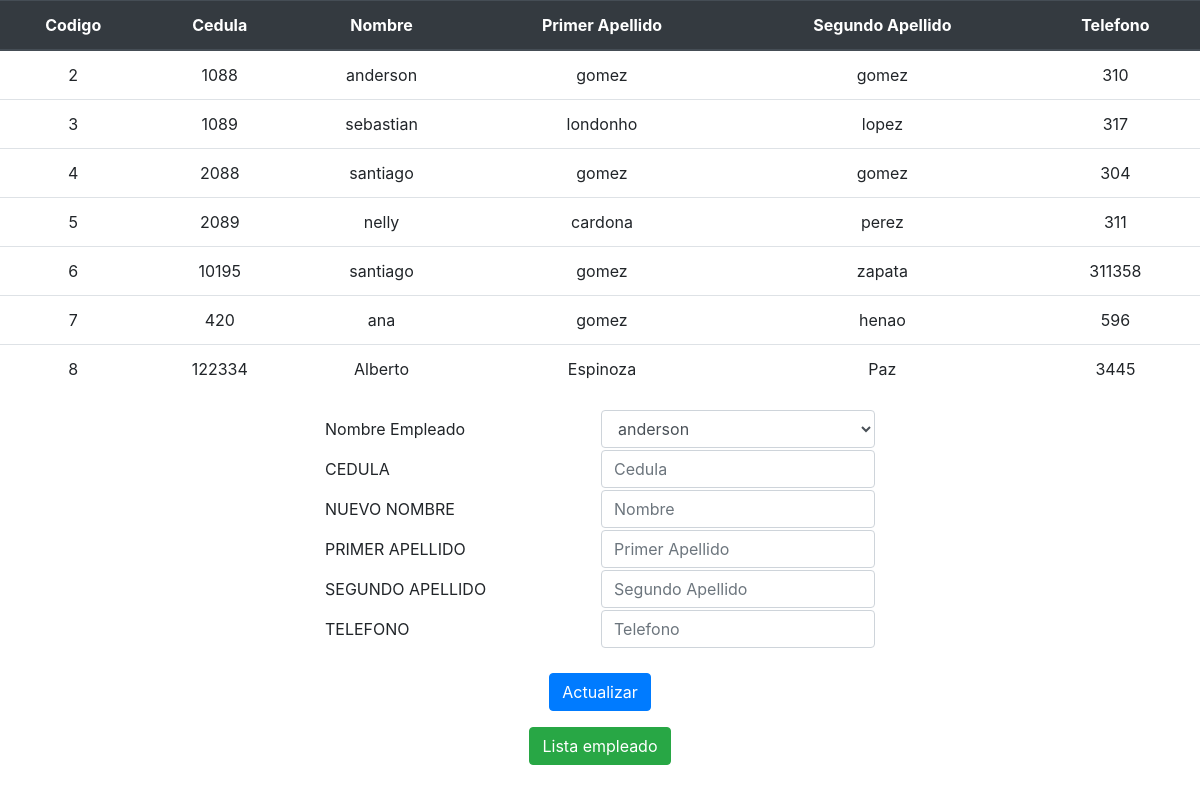
Screenshot of /Actualizar/actualizar_empleado.php with the database file from the repository.
### tables this page shows
CREATE TABLE IF NOT EXISTS `empleado` (
  `codigo_empleado` int(11) NOT NULL AUTO_INCREMENT,
  `cedula` int(11) NOT NULL,
  `nombre` varchar(25) NOT NULL,
  `apellido1` varchar(25) NOT NULL,
  `apellido2` varchar(25) NOT NULL,
  `telefono` int(11) NOT NULL,
  `eliminar` int(11) NOT NULL,
  PRIMARY KEY (`codigo_empleado`)
);

### Actualizar/actualizar_empleado.php (the view, shortened to what this page needs)
<!DOCTYPE html>
<html>
<head>
                <link rel="stylesheet" href="../css/bootstrap.min.css">
</head>
<body>
	<?php
	if (isset($_POST['submit']))
	{
		$codigo_empleado=$_POST['codigo_empleado'];
		$cedula=$_POST["cedula"];
		$nombre=$_POST["nombre"];
		$apellido1=$_POST["apellido1"];
		$apellido2=$_POST["apellido2"];
		$telefono=$_POST["telefono"];
		$error=false;
		if (empty($codigo_empleado)) {
			echo "<center><p>codigo_empleado vacio ó no valido.</p></center>";
			$error=true;
		}
		if (empty($cedula) || !is_numeric($cedula) || $cedula<0) {
			echo "<center><p>Cedula vacio ó no valido.</p></center>";
			$error=true;
		}
		if (empty($nombre) || is_numeric($nombre)) {
			echo "<center><p>Nombre vacio ó no valido</p></center>";
			$error=true;
		}
		if (empty($apellido1) || is_numeric($apellido1)) {
			echo "<center><p>Apellido vacio ó no valido</p></center>";
			$error=true;
		}
		if (empty($apellido2) || is_numeric($apellido2)) {
			echo "<center><p>Apellido vacio ó no valido</p></center>";
			$error=true;
		}
		if (empty($telefono) || !is_numeric($telefono) || $telefono<0) {
			echo "<center><p>Telefono vacio ó no valido</p></center>";
			$error=true;
		}
		if ($error)
		{
                    ?>
                        <center><td><input type="button" name="volver" value="Volver" class="btn btn-primary" onclick="window.location.href='actualizar_empleado.php'"></td></center>
                    <?php
		}else
		{
			require('../conexion.php');
			$sql="UPDATE empleado SET cedula=$cedula, nombre='$nombre', apellido1='$apellido1',apellido2='$apellido2',telefono=$telefono WHERE codigo_empleado=$codigo_empleado ";
			if ($link->query($sql) === TRUE) {
			    echo "<center><p>Registro actualizado satisfactoriamente</p></center>";
                            ?>
                            <center><td><input type="button" name="volver" value="Actualice un nuevo empleado" class="btn btn-primary" onclick="window.location.href='actualizar_empleado.php'"></td></center>
                            <center><td><input type="button" name="volver" value="Lista empleado" class="btn btn-primary" onclick="window.location.href='../Lista/lista_empleado.php'"></td></center>
                            <?php
			} else {
			    echo "Error: " . $sql . "<br>" . $link->error;
			}
		}
	}
	else
	{
	?>
	<table align="center" class="table">
                        <thead class="thead-dark">
                            <tr>
                                <th class="thead-dark" scope="col"><center>Codigo</center></th>
                                <th class="thead-dark" scope="col"><center>Cedula</center></th>
                                <th class="thead-dark" scope="col"><center>Nombre</center></th>
                                <th class="thead-dark" scope="col"><center>Primer Apellido</center></th>
                                <th class="thead-dark" scope="col"><center>Segundo Apellido</center></th>
                                <th class="thead-dark" scope="col"><center>Telefono</center></th>
                            </tr>
                            </thead>
					<?php
						require('../conexion.php');
						$query="SELECT * FROM empleado WHERE eliminar = 0 ORDER BY codigo_empleado";
						$resultado=mysqli_query($link,$query);
						while ($extraido= mysqli_fetch_array($resultado)) {
							echo "<tr align='center'><td>".$extraido['codigo_empleado']."</td>";
							echo "<td>".$extraido['cedula']."</td>";
							echo "<td>".$extraido['nombre']."</td>";
							echo "<td>".$extraido['apellido1']."</td>";
							echo "<td>".$extraido['apellido2']."</td>";
							echo "<td>".$extraido['telefono']."</td></tr>";
						}
					?>
            </table>
	<form method="post" action="actualizar_empleado.php">
            <center>
                <table>
                    <tr>
                        <td>Nombre Empleado </td>
                        <td>
			<select class="form-control" name="codigo_empleado">
			<?php
				require ('../conexion.php');
				$query= "SELECT * FROM empleado WHERE eliminar = 0 ORDER BY codigo_empleado";
				$resultado= mysqli_query($link,$query);
				while($extraido= mysqli_fetch_array($resultado))
				{
					echo "<option value='$extraido[codigo_empleado]'>$extraido[nombre]</option>";
				}
			?>
			</select>
                        </td>
                        </tr>
                   <tr>
                    <div  class="form-group">
                        <td width="50%">CEDULA</td>
                        <td width="50%"><input min="0" type="number" name="cedula" class="form-control" placeholder="Cedula"></td>
                    </div>
                    </tr>
                    <tr>
                    <div  class="form-group">
                        <td width="50%">NUEVO NOMBRE</td>
                        <td width="50%"><input type="name" name="nombre" class="form-control" placeholder="Nombre"></td>
                    </div>
                    </tr>
                    <tr>
                    <div  class="form-group">
                        <td width="50%">PRIMER APELLIDO</td>
                        <td width="50%"><input type="name" name="apellido1" class="form-control" placeholder="Primer Apellido"></td>
                    </div>
                    </tr>
                    <tr>
                    <div  class="form-group">
                        <td width="50%">SEGUNDO APELLIDO</td>
                        <td width="50%"><input type="name" name="apellido2" class="form-control" placeholder="Segundo Apellido"></td>
                    </div>
                    </tr>
                    <tr>
                    <div  class="form-group">
                        <td width="50%">TELEFONO</td>
                        <td width="50%"><input min="0" type="number" name="telefono" class="form-control" placeholder="Telefono"></td>
                    </div>
                    </tr>
                </table>
                <br>
		<p><input class="btn btn-primary" type="submit" name="submit" value="Actualizar" /></p>
	</form>
        <center><td><input type="button" name="volver" value="Lista empleado" class="btn btn-success" onclick="window.location.href='../Lista/lista_empleado.php'"></td></center>
	<?php
	}
	?>
</body>
</html>

### rows the page displays
empleado: codigo_empleado "2", cedula "1088", nombre "anderson", apellido1 "gomez", apellido2 "gomez", telefono "310"
empleado: codigo_empleado "3", cedula "1089", nombre "sebastian", apellido1 "londonho", apellido2 "lopez", telefono "317"
empleado: codigo_empleado "4", cedula "2088", nombre "santiago", apellido1 "gomez", apellido2 "gomez", telefono "304"
empleado: codigo_empleado "5", cedula "2089", nombre "nelly", apellido1 "cardona", apellido2 "perez", telefono "311"
empleado: codigo_empleado "6", cedula "10195", nombre "santiago", apellido1 "gomez", apellido2 "zapata", telefono "311358"
empleado: codigo_empleado "7", cedula "420", nombre "ana", apellido1 "gomez", apellido2 "henao", telefono "596"
empleado: codigo_empleado "8", cedula "122334", nombre "Alberto", apellido1 "Espinoza", apellido2 "Paz", telefono "3445"

### other values shown
form field codigo_empleado "anderson"
